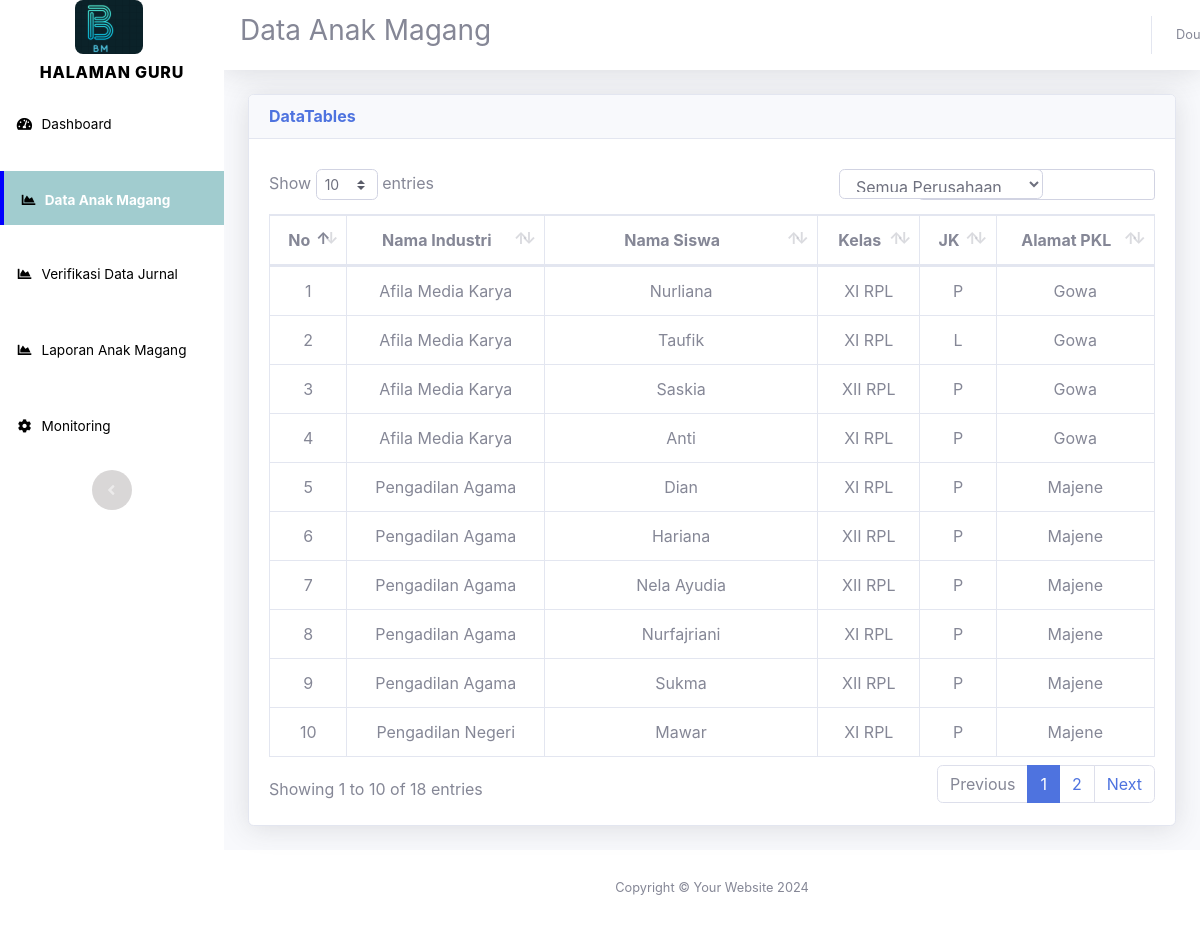
Screenshot of /halaman_guru/dataanakmagang.php with the database file from the repository.
### tables this page shows
CREATE TABLE `siswa_pkl` (
  `id_siswa` int(11) NOT NULL,
  `Id_siswaa` int(11) NOT NULL,
  `id_perusahaan` int(11) NOT NULL,
  `kode_guru` varchar(5) NOT NULL
);

CREATE TABLE `tb_perusahaan` (
  `id_perusahaan` int(11) NOT NULL,
  `pendiri` varchar(50) NOT NULL,
  `nama_perusahaan` varchar(50) NOT NULL,
  `bidang_industri` varchar(50) NOT NULL,
  `lokasi` varchar(100) NOT NULL,
  `jalan` varchar(100) NOT NULL,
  `tahun_didirikan` varchar(50) NOT NULL
);

CREATE TABLE `tb_siswa` (
  `Id_siswaa` int(11) NOT NULL,
  `Nis` varchar(15) NOT NULL,
  `Nama_siswa` varchar(50) NOT NULL,
  `Kelas_siswa` varchar(50) NOT NULL,
  `Jenis_kelamin` varchar(15) NOT NULL,
  `Foto_siswa` varchar(50) NOT NULL,
  `Alamat` varchar(150) NOT NULL
);

### halaman_guru/dataanakmagang.php (the view, shortened to what this page needs)
<?php include 'laporanmonir/koneksi.php' ;
$sql = "SELECT
        siswa_pkl.id_siswa,
        tb_perusahaan.nama_perusahaan,
        tb_perusahaan.lokasi,
        tb_siswa.Nama_siswa,
        tb_siswa.Kelas_siswa,
        tb_siswa.Jenis_kelamin,
        tb_siswa.Foto_siswa
        FROM
        siswa_pkl
        JOIN
        tb_perusahaan ON siswa_pkl.id_perusahaan = tb_perusahaan.id_perusahaan
        JOIN
        tb_siswa ON siswa_pkl.Id_siswaa = tb_siswa.Id_siswaa
        ORDER BY
         tb_perusahaan.nama_perusahaan";
$result = $conn->query($sql);
?>
<!DOCTYPE html>
<html lang="en">
<head>
    <link href="vendor/fontawesome-free/css/all.min.css" rel="stylesheet" type="text/css">
    <link href="css/sb-admin-2.css?v3" rel="stylesheet">
    <link href="vendor/datatables/dataTables.bootstrap4.min.css" rel="stylesheet">
</head>
<body id="page-top">
    <div id="wrapper">
        <ul class="navbar-nav bg-gradient-primary sidebar sidebar-dark accordion" id="accordionSidebar">
            <a class="sidebar-brand d-flex align-items-center justify-content-center" href="index.html">
                    <div class="sidebar-brand-icon rotate-n-0">
                        <div class="sidebar-brand-icon rotate-n-" style="color:#000;">
                        <i href="index.html"><img src="logo.svg"class="img_logo" alt=""></i>
                        </div>
                    </div>
                <div class="sidebar-brand-text mx-3">Halaman Guru</div>
            </a>
            <hr class="sidebar-divider my-0">
            <li class="nav-item">
                <a class="nav-link" href="index.php">
                    <i class="fas fa-fw fa-tachometer-alt"></i>
                    <span>Dashboard</span></a>
            </li>
            <li class="nav-item active">
                <a class="nav-link active" href="dataanakmagang.php">
                    <i class="fas fa-fw fa-chart-area"></i>
                    <span>Data Anak Magang</span></a>
            </li>
            <li class="nav-item">
                <a class="nav-link" href="verifikasidata.php">
                    <i class="fas fa-fw fa-chart-area"></i>
                    <span>Verifikasi Data Jurnal</span></a>
            </li>
            <li class="nav-item">
                <a class="nav-link" href="laporananakmagang.php">
                    <i class="fas fa-fw fa-chart-area"></i>
                    <span>Laporan Anak Magang</span></a>
            </li>
            <li class="nav-item" id="monir">
                <a class="nav-link collapsed" href="jadwalmonitoing.php" data-toggle="collapse" data-target="#collapseTwo"
                   aria-expanded="false" aria-controls="collapseTwo" id="monitoring-link">
                    <i class="fas fa-fw fa-cog"></i>
                    <span>Monitoring</span>
                </a>
            </li>
            <hr class="sidebar-divider">
            <div class="text-center d-none d-md-inline">
                <button class="rounded-circle border-0" id="sidebarToggle"></button>
            </div>
        </ul>
        <div id="content-wrapper" class="d-flex flex-column">
            <div id="content">
                <nav class="navbar navbar-expand navbar-light bg-white topbar mb-4 static-top shadow">
                        <h3>Data Anak Magang</h3>
                    <ul class="navbar-nav ml-auto">
                        <li class="nav-item1 dropdown no-arrow">
                            <a class="nav-link dropdown-toggle" href="#" id="userDropdown" role="button"
                                data-toggle="dropdown" aria-haspopup="true" aria-expanded="false">
                                <span class="mr-2 d-none d-lg-inline text-gray-600 small">Douglas McGee</span>
                            </a>
                        </li>
                    </ul>
                </nav>
                <div class="container-fluid">
                    <div class="card shadow mb-4 ">
                        <div class="card-header">
                            <h6 class="m-0 font-weight-bold text-primary">DataTables </h6>
                        </div>
                        <div class="card-body">
                            <div class="table-responsive " style="padding-top:-80px!important">
                                <div class="row mb-0 container-select-perusahaan">
                                    <div class="col-md-3 drop-perusahaan">
                                        <select id="companyFilter" class="form-control">
                                            <option value="">Semua Perusahaan</option>
                                        </select>
                                    </div>
                                </div>
                                    <table class="table table-bordered table-hover" id="dataTable" width="100%" cellspacing="0">
                                    <thead>
                                        <tr>
                                            <th>No</th>
                                            <th>Nama Industri</th>
                                            <th>Nama Siswa</th>
                                            <th>Kelas</th>
                                            <th>JK</th>
                                            <th>Alamat PKL</th>
                                        </tr>
                                    </thead>
                                    <tbody>
                                        <?php
                                        if ($result->num_rows > 0) {
                                            $no = 1;
                                            while ($row = $result->fetch_assoc()) {
                                            echo "<tr>
                                                   <td>" . $no . "</td>
                                                   <td>" . $row["nama_perusahaan"] . "</td>
                                                   <td>" . $row["Nama_siswa"] . "</td>
                                                   <td>" . $row["Kelas_siswa"] . "</td>
                                                   <td>" . $row["Jenis_kelamin"] . "</td>
                                                  <td>" . $row["lokasi"] . "</td>
                                            </tr>";
                                            $no++;
                                        }
                                    } else {
                                        echo "<tr><td colspan='5'>No results found.</td></tr>";
                                    }
                                        ?>
                                    </tbody>
                                </table>
                            </div>
                        </div>
                    </div>
                </div>
            </div>
<?php require 'footer.php' ?>

### halaman_guru/dataanakmagang.php (style rules this page uses)
.topbar { height: 4.375rem; }
.nav-item a.active { background-color: #A1CCCF; color: #fff; height: 54px; border-left: 4px solid blue; }

### rows the page displays
siswa_pkl: id_perusahaan.nama_perusahaan "Afila Media Karya", Id_siswaa.Nama_siswa "Nurliana", Id_siswaa.Kelas_siswa "XI RPL", Id_siswaa.Jenis_kelamin "P", id_perusahaan.lokasi "Gowa"
siswa_pkl: id_perusahaan.nama_perusahaan "Afila Media Karya", Id_siswaa.Nama_siswa "Taufik", Id_siswaa.Kelas_siswa "XI RPL", Id_siswaa.Jenis_kelamin "L", id_perusahaan.lokasi "Gowa"
siswa_pkl: id_perusahaan.nama_perusahaan "Afila Media Karya", Id_siswaa.Nama_siswa "Saskia", Id_siswaa.Kelas_siswa "XII RPL", Id_siswaa.Jenis_kelamin "P", id_perusahaan.lokasi "Gowa"
siswa_pkl: id_perusahaan.nama_perusahaan "Afila Media Karya", Id_siswaa.Nama_siswa "Anti", Id_siswaa.Kelas_siswa "XI RPL", Id_siswaa.Jenis_kelamin "P", id_perusahaan.lokasi "Gowa"
siswa_pkl: id_perusahaan.nama_perusahaan "Pengadilan Agama", Id_siswaa.Nama_siswa "Dian", Id_siswaa.Kelas_siswa "XI RPL", Id_siswaa.Jenis_kelamin "P", id_perusahaan.lokasi "Majene"
siswa_pkl: id_perusahaan.nama_perusahaan "Pengadilan Agama", Id_siswaa.Nama_siswa "Hariana", Id_siswaa.Kelas_siswa "XII RPL", Id_siswaa.Jenis_kelamin "P", id_perusahaan.lokasi "Majene"
siswa_pkl: id_perusahaan.nama_perusahaan "Pengadilan Agama", Id_siswaa.Nama_siswa "Nela Ayudia", Id_siswaa.Kelas_siswa "XII RPL", Id_siswaa.Jenis_kelamin "P", id_perusahaan.lokasi "Majene"
siswa_pkl: id_perusahaan.nama_perusahaan "Pengadilan Agama", Id_siswaa.Nama_siswa "Nurfajriani", Id_siswaa.Kelas_siswa "XI RPL", Id_siswaa.Jenis_kelamin "P", id_perusahaan.lokasi "Majene"
siswa_pkl: id_perusahaan.nama_perusahaan "Pengadilan Agama", Id_siswaa.Nama_siswa "Sukma", Id_siswaa.Kelas_siswa "XII RPL", Id_siswaa.Jenis_kelamin "P", id_perusahaan.lokasi "Majene"
siswa_pkl: id_perusahaan.nama_perusahaan "Pengadilan Negeri", Id_siswaa.Nama_siswa "Mawar", Id_siswaa.Kelas_siswa "XI RPL", Id_siswaa.Jenis_kelamin "P", id_perusahaan.lokasi "Majene"
